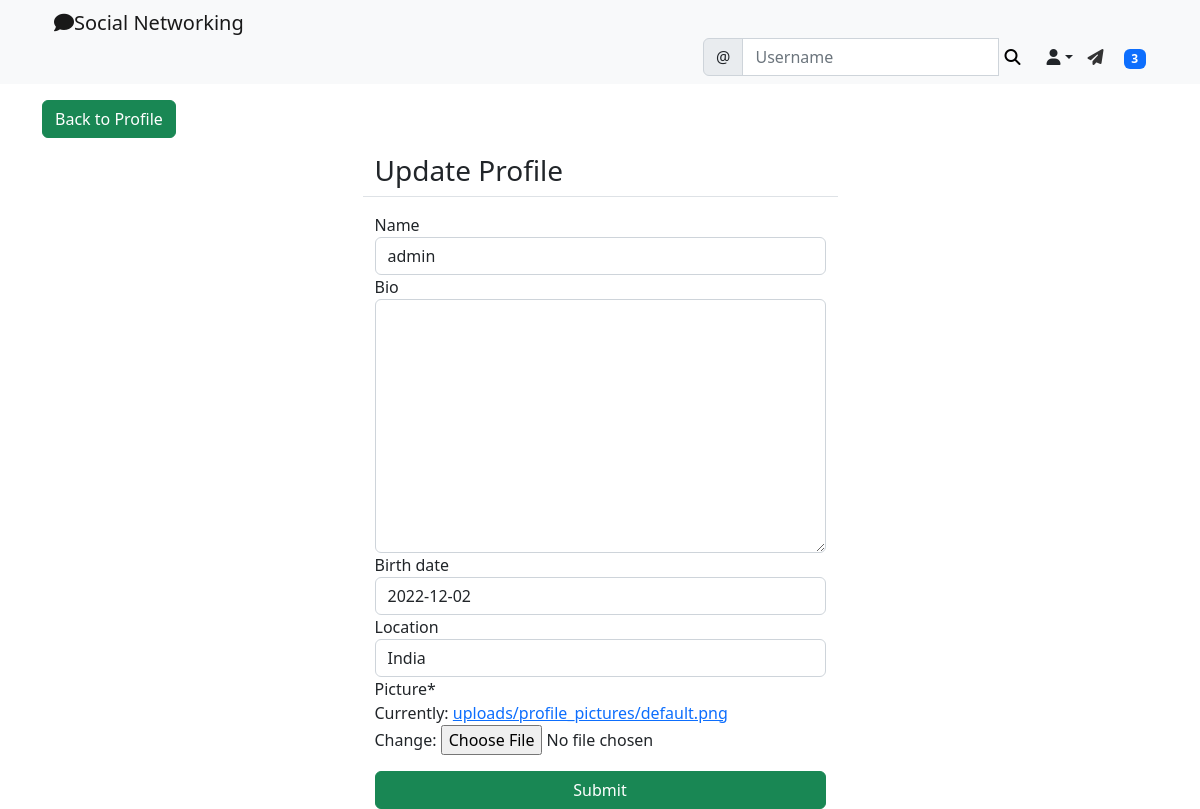
Page /social/profile/edit/1 (signed in) on the committed database.
### social_appe/models.py (models this page shows)
class UserProfile(models.Model):
    user=models.OneToOneField(User,primary_key=True,verbose_name='user',related_name='profile',on_delete=models.CASCADE)
    name=models.CharField(max_length=30,blank=True,null=True)
    bio=models.TextField(max_length=500,blank=True,null=True)
    birth_date=models.DateField(null=True,blank=True)
    location=models.CharField(max_length=100,null=True,blank=True)
    picture=models.ImageField(upload_to='upload/profile_pictures',default='uploads/profile_pictures/default.png')
    followers=models.ManyToManyField(User,related_name='followers',blank=True)

### social_appe/views.py (the view, shortened to what this page needs)
# urls.py: path('profile/edit/<int:pk>',ProfileEditView.as_view(),name='profile_edit'),
class ProfileEditView(LoginRequiredMixin,UserPassesTestMixin,UpdateView):
    model = UserProfile
    fields = ['name','bio','birth_date','location','picture']
    template_name = 'social_appe/profile_edit_form.html'
    def test_func(self):
        profile = self.get_object()
        return self.request.user == profile.user

### landing/templatetags/custom_tags.py (called while the page is built)
@register.inclusion_tag('social_appe/show_notifications.html', takes_context=True)
def show_notifications(context):
	request_user = context['request'].user
	notifications = Notification.objects.filter(to_user=request_user).exclude(user_has_seen=True).order_by('-date')
	return {'notifications': notifications}

### social_appe/templates/social_appe/profile_edit_form.html (shortened to what this page needs)
{% extends 'landing/base.html' %}
{% load crispy_forms_tags %}
{% block content %}
    <div class="container">
    <div class="row  mt-3">
        <div class="col-md-5 col-sm-12 ">
            <a href="{% url 'profile' object.pk %}" class="btn btn-success">Back to Profile</a>
        </div>
    </div>
    <div class="row justify-content-center mt-3">
        <div class="col-md-5 col-sm-12 border-bottom">
            <h3>Update Profile</h3>
        </div>
    </div>
    <div class="row justify-content-center mt-3">
        <div class="col-md-5 col-sm-12 ">
           <form method="post" enctype="multipart/form-data">
               {{ form | crispy }}
            <div class="d-grid gap-2">
                <button class="btn btn-success mt-3">Submit</button>
            </div>
           </form>
        </div>
    </div>
    </div>
{% endblock content %}

### rows in the picture
UserProfile: name "admin", birth_date "2022-12-02", location "India"

### other values in the picture
{{ notifications.count }} "3"
